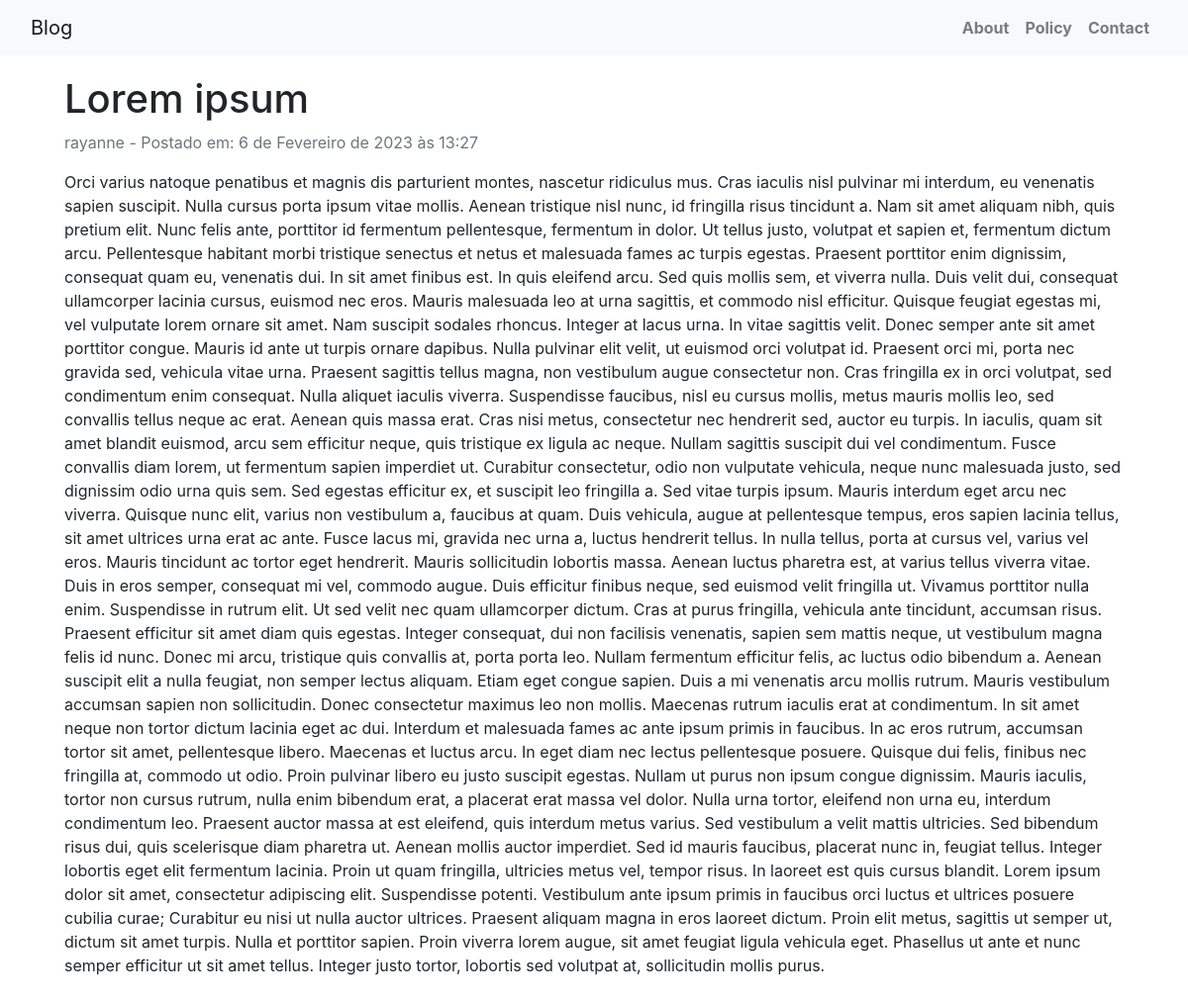
Page /lorem-ipsum/ on the committed database.
### blog/models.py (models this page shows, shortened)
class Post(models.Model):
    titulo = models.CharField(max_length=155)
    subtitulo = models.CharField(max_length=255)
    autor = models.ForeignKey(User, on_delete=models.CASCADE, related_name='blog_posts', null=False)
    post = models.TextField()
    slug = models.SlugField(max_length=200, unique=True)
    status = models.IntegerField(choices=STATUS, default=0)
    created_at = models.DateTimeField(auto_now_add=True)
    updated_at = models.DateTimeField(auto_now=True)

### blog/views.py (the view)
# urls.py: path('<slug:slug>/', PostDetail.as_view(), name='post_detail'),
class PostDetail(generic.DetailView):
    model = Post
    template_name = 'posts_detail.html'

### blog/templates/posts_detail.html
{% extends 'base.html' %}
{% block content %}
<div class="container">
    <div class="row">
        <div class="col">
            <div class="card-body">
                <h1>{% block titulo %} {{ object.titulo }} {% endblock titulo %}</h1>
                <p class="text-muted"> {{post.autor}} - Postado em: {{post.created_at}}</p>
                <p class="card-box"> {{post.post}}</p>
            </div>
        </div>
    </div>
</div>
{% endblock %}

### rows in the picture
Post: titulo "Lorem ipsum", autor "rayanne", created_at "6 de Fevereiro de 2023 às 13:27", post "Orci varius natoque penatibus et magnis dis parturient montes, nascetur ridiculus mus. Cras iaculis nisl pulvinar mi interdum, eu venenatis sapien suscipit. Nulla cursus porta ipsum vitae mollis. Aenean tristique nisl nunc, id fringilla risus tincidunt a. Nam sit amet aliquam nibh, quis pretium elit. Nunc felis ante, porttitor id fermentum pellentesque, fermentum in dolor. Ut tellus justo, volutpat et sapien et, fermentum dictum arcu. Pellentesque habitant morbi tristique senectus et netus et malesuada fames ac turpis egestas. Praesent porttitor enim dignissim, consequat quam eu, venenatis dui. In sit amet finibus est. In quis eleifend arcu. Sed quis mollis sem, et viverra nulla. Duis velit…"
